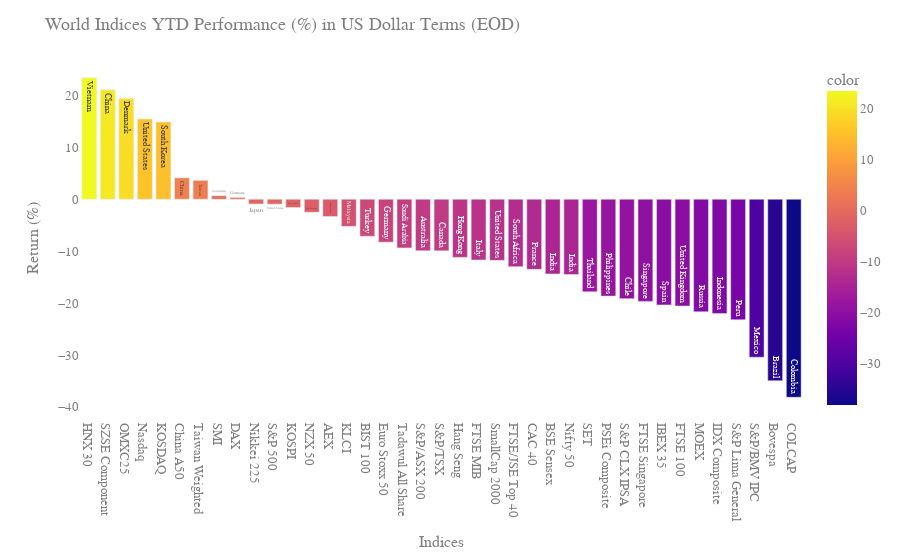

Notebook code for this chart:
### Code cell
weekly_usd1 = rawdata.sort_values(by='$ Chg YTD (%)', ascending=False)
weekly_usd = ((pd.DataFrame(weekly_usd1['$ Chg YTD (%)']*100)).dropna().sort_values(by='$ Chg YTD (%)', ascending=False))
import plotly.express as px
fig = px.bar(weekly_usd, color=weekly_usd.values, text=weekly_usd1['Country'])

fig.update_layout(title = 'World Indices YTD Performance (%) in US Dollar Terms (EOD)',
                   xaxis_title='Indices',
                   yaxis_title='Return (%)', font=dict(family="Segoe UI, monospace", size=13, color="#7f7f7f"),
                   legend_title_text='Return(%)', plot_bgcolor = 'White', yaxis_tickformat = '{:.2f}%')
fig.update_traces(hovertemplate='Index: %{x} <br>Country: %{text} <br>Return: %{y:.2f}%') 
fig.update_yaxes(automargin=True)
fig.show()

### Figure 1 — Plotly figure (JSON) as saved in the notebook; plotly's stock layout.template omitted (floating-point values rounded to 4 significant figures)
{"data": [{"alignmentgroup": "True", "hovertemplate": "Index: %{x} <br>Country: %{text} <br>Return: %{y:.2f}%", "legendgroup": "", "marker": {"color": [23.41, 21.08, 19.39, 15.46, 14.86, 4.117, 3.635, 0.6716, 0.3229, -0.9115, -0.946, -1.591, -2.501, -3.323, -5.218, -7.133, -8.267, -9.381, -9.926, -9.928, -11.2, -11.7, -11.77, -12.99, -13.5, -14.39, -14.49, -17.84, -18.67, -19.15, -19.68, -20.37, -20.57, -21.69, -22.03, -23.22, -30.43, -34.97, -38.15], "coloraxis": "coloraxis"}, "name": "", "offsetgroup": "", "orientation": "v", "showlegend": false, "text": ["Vietnam", "China", "Denmark", "United States", "South Korea", "China", "Taiwan", "Switzerland", "Germany", "Japan", "United States", "South Korea", "New Zealand", "Netherlands", "Malaysia", "Turkey", "Germany", "Saudi Arabia", "Australia", "Canada", "Hong Kong", "Italy", "United States", "South Africa", "France", "India", "India", "Thailand", "Philippines", "Chile", "Singapore", "Spain", "United Kingdom", "Russia", "Indonesia", "Peru", "Mexico", "Brazil", "Colombia"], "textposition": "auto", "type": "bar", "x": ["HNX 30", "SZSE Component", "OMXC25", "Nasdaq", "KOSDAQ", "China A50", "Taiwan Weighted", "SMI", "DAX", "Nikkei 225", "S&P 500", "KOSPI", "NZX 50", "AEX", "KLCI", "BIST 100", "Euro Stoxx 50", "Tadawul All Share", "S&P/ASX 200", "S&P/TSX", "Hang Seng", "FTSE MIB", "SmallCap 2000", "FTSE/JSE Top 40", "CAC 40", "BSE Sensex", "Nifty 50", "SET", "PSEi Composite", "S&P CLX IPSA", "FTSE Singapore", "IBEX 35", "FTSE 100", "MOEX", "IDX Composite", "S&P Lima General", "S&P/BMV IPC", "Bovespa", "COLCAP"], "xaxis": "x", "y": [23.41, 21.08, 19.39, 15.46, 14.86, 4.117, 3.635, 0.6716, 0.3229, -0.9115, -0.946, -1.591, -2.501, -3.323, -5.218, -7.133, -8.267, -9.381, -9.926, -9.928, -11.2, -11.7, -11.77, -12.99, -13.5, -14.39, -14.49, -17.84, -18.67, -19.15, -19.68, -20.37, -20.57, -21.69, -22.03, -23.22, -30.43, -34.97, -38.15], "yaxis": "y"}], "layout": {"barmode": "relative", "coloraxis": {"colorbar": {"title": {"text": "color"}}, "colorscale": [[0, "#0d0887"], [0.1111, "#46039f"], [0.2222, "#7201a8"], [0.3333, "#9c179e"], [0.4444, "#bd3786"], [0.5556, "#d8576b"], [0.6667, "#ed7953"], [0.7778, "#fb9f3a"], [0.8889, "#fdca26"], [1, "#f0f921"]]}, "font": {"color": "#7f7f7f", "family": "Segoe UI, monospace", "size": 13}, "legend": {"title": {"text": "Return(%)"}, "tracegroupgap": 0}, "margin": {"t": 60}, "plot_bgcolor": "White", "title": {"text": "World Indices YTD Performance (%) in US Dollar Terms (EOD)"}, "xaxis": {"anchor": "y", "domain": [0, 1], "title": {"text": "Indices"}}, "yaxis": {"anchor": "x", "automargin": true, "domain": [0, 1], "tickformat": "{:.2f}%", "title": {"text": "Return (%)"}}}}
